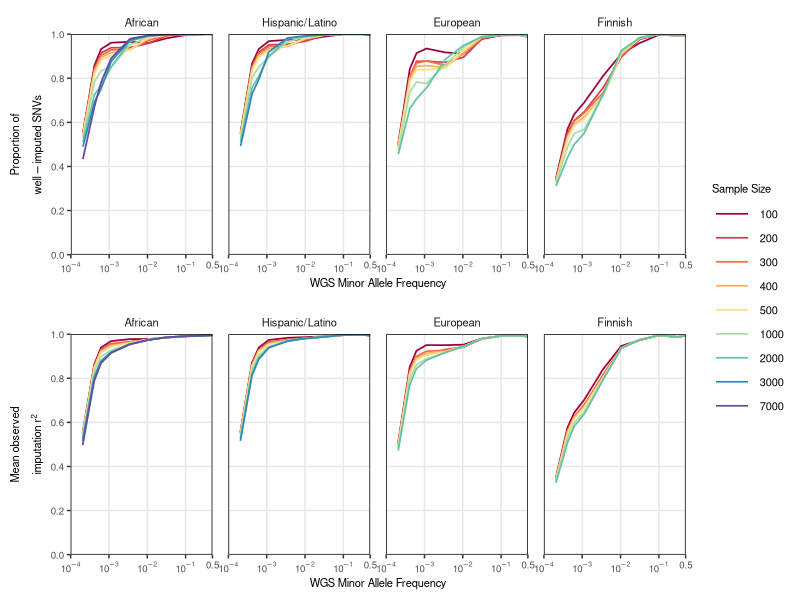

The R script that drew this image:
library(data.table)
library(ggplot2)
library(reshape2)
library(gridExtra)

metsim=fread("../analyses/downsample/metsim.all_mean.tab")
metsim=metsim[c(which(abs(metsim$MAF-0.0002)==min(abs(metsim$MAF-0.0002))),which(abs(metsim$MAF-0.0004)==min(abs(metsim$MAF-0.0004))),which(abs(metsim$MAF-0.0006)==min(abs(metsim$MAF-0.0006))),which(abs(metsim$MAF-0.001)==min(abs(metsim$MAF-0.001))),which(abs(metsim$MAF-0.0032)==min(abs(metsim$MAF-0.0032))),which(abs(metsim$MAF-0.01)==min(abs(metsim$MAF-0.01))),which(abs(metsim$MAF-0.0316)==min(abs(metsim$MAF-0.0316))),which(abs(metsim$MAF-0.1)==min(abs(metsim$MAF-0.1))),which(abs(metsim$MAF-0.316)==min(abs(metsim$MAF-0.316))),which(abs(metsim$MAF-0.5)==min(abs(metsim$MAF-0.5)))),]
metsim=melt(metsim, id="MAF")
metsim$Ancestry=rep("Finnish", nrow(metsim))

biome=fread("../analyses/downsample/biome.all_mean.tab")
biome=biome[c(which(abs(biome$MAF-0.0002)==min(abs(biome$MAF-0.0002))),which(abs(biome$MAF-0.0004)==min(abs(biome$MAF-0.0004))),which(abs(biome$MAF-0.0006)==min(abs(biome$MAF-0.0006))),which(abs(biome$MAF-0.001)==min(abs(biome$MAF-0.001))),which(abs(biome$MAF-0.0032)==min(abs(biome$MAF-0.0032))),which(abs(biome$MAF-0.01)==min(abs(biome$MAF-0.01))),which(abs(biome$MAF-0.0316)==min(abs(biome$MAF-0.0316))),which(abs(biome$MAF-0.1)==min(abs(biome$MAF-0.1))),which(abs(biome$MAF-0.316)==min(abs(biome$MAF-0.316))),which(abs(biome$MAF-0.5)==min(abs(biome$MAF-0.5)))),]
biome=melt(biome, id="MAF")
biome$Ancestry=rep("Hispanic/Latino", nrow(biome))

inpsyght=fread("../analyses/downsample/inpsyght.all_mean.tab")
inpsyght=inpsyght[c(which(abs(inpsyght$MAF-0.0002)==min(abs(inpsyght$MAF-0.0002))),which(abs(inpsyght$MAF-0.0004)==min(abs(inpsyght$MAF-0.0004))),which(abs(inpsyght$MAF-0.0006)==min(abs(inpsyght$MAF-0.0006))),which(abs(inpsyght$MAF-0.001)==min(abs(inpsyght$MAF-0.001))),which(abs(inpsyght$MAF-0.0032)==min(abs(inpsyght$MAF-0.0032))),which(abs(inpsyght$MAF-0.01)==min(abs(inpsyght$MAF-0.01))),which(abs(inpsyght$MAF-0.0316)==min(abs(inpsyght$MAF-0.0316))),which(abs(inpsyght$MAF-0.1)==min(abs(inpsyght$MAF-0.1))),which(abs(inpsyght$MAF-0.316)==min(abs(inpsyght$MAF-0.316))),which(abs(inpsyght$MAF-0.5)==min(abs(inpsyght$MAF-0.5)))),]
inpsyght=melt(inpsyght, id="MAF")
inpsyght$Ancestry=rep("African", nrow(inpsyght))

mlof=fread("../analyses/downsample/mlof.all_mean.tab")
mlof=mlof[c(which(abs(mlof$MAF-0.0002)==min(abs(mlof$MAF-0.0002))),which(abs(mlof$MAF-0.0004)==min(abs(mlof$MAF-0.0004))),which(abs(mlof$MAF-0.0006)==min(abs(mlof$MAF-0.0006))),which(abs(mlof$MAF-0.001)==min(abs(mlof$MAF-0.001))),which(abs(mlof$MAF-0.0032)==min(abs(mlof$MAF-0.0032))),which(abs(mlof$MAF-0.01)==min(abs(mlof$MAF-0.01))),which(abs(mlof$MAF-0.0316)==min(abs(mlof$MAF-0.0316))),which(abs(mlof$MAF-0.1)==min(abs(mlof$MAF-0.1))),which(abs(mlof$MAF-0.316)==min(abs(mlof$MAF-0.316))),which(abs(mlof$MAF-0.5)==min(abs(mlof$MAF-0.5)))),]
mlof=melt(mlof, id="MAF")
mlof$Ancestry=rep("European", nrow(mlof))

all=rbind(biome, mlof, inpsyght,metsim)
all$`Sample Size`=as.factor(as.numeric(substr(as.character(all$variable),2,5)))
all=all[which(!is.element(all$`Sample Size`, c(4000,5000,6000))),]
ybrks<-c(0,0.2,0.4,0.6,0.8,1)
brks<-c(0.5, 0.1, 0.01,0.001,0.0001)
labs=c(expression(0.5),expression(10^-1), expression(10^-2), expression(10^-3),expression(10^-4))
all$Ancestry=factor(all$Ancestry, levels=c("African","Hispanic/Latino","European","Finnish"))

#Panel B
b=ggplot(all, aes(x=MAF, y=value, color=`Sample Size`))+scale_x_log10(breaks=brks, labels=labs, limits=c(1e-4,0.5),expand=c(0,0))+scale_y_continuous(breaks=ybrks,limits=c(0,1), expand=c(0,0))+theme_bw()+facet_grid(.~Ancestry)+theme(panel.grid.major=element_line(colour="#e7e7e7"),panel.grid.minor=element_blank(),strip.text=element_text(size=8), axis.title=element_text(size=8), axis.text=element_text(size=7), panel.spacing.y=unit(0.7, "lines"), panel.spacing.x=unit(0.8,"lines"),panel.border=element_rect(color="black"),strip.background=element_rect(fill="white",color=NA),plot.margin=unit(c(0.5,0.5,0.5,0.5), "lines"), legend.position="none")+geom_line(aes(group=`Sample Size`), size=0.6)+xlab("WGS Minor Allele Frequency")+ylab(expression(atop(Mean~observed,paste(imputation~r^2))))+scale_color_manual(values=c("#9e0142","#d53e4f","#f46d43","#fdae61","#fee08b","#abdda4","#66c2a5","#3288bd","#5e4fa2"))

#####
metsim=fread("../analyses/downsample/metsim.all_perc8.tab")
metsim=metsim[c(which(abs(metsim$MAF-0.0002)==min(abs(metsim$MAF-0.0002))),which(abs(metsim$MAF-0.0004)==min(abs(metsim$MAF-0.0004))),which(abs(metsim$MAF-0.0006)==min(abs(metsim$MAF-0.0006))),which(abs(metsim$MAF-0.001)==min(abs(metsim$MAF-0.001))),which(abs(metsim$MAF-0.0032)==min(abs(metsim$MAF-0.0032))),which(abs(metsim$MAF-0.01)==min(abs(metsim$MAF-0.01))),which(abs(metsim$MAF-0.0316)==min(abs(metsim$MAF-0.0316))),which(abs(metsim$MAF-0.1)==min(abs(metsim$MAF-0.1))),which(abs(metsim$MAF-0.316)==min(abs(metsim$MAF-0.316))),which(abs(metsim$MAF-0.5)==min(abs(metsim$MAF-0.5)))),]
metsim=melt(metsim, id="MAF")
metsim$Ancestry=rep("Finnish", nrow(metsim))

biome=fread("../analyses/downsample/biome.all_perc8.tab")
biome=biome[c(which(abs(biome$MAF-0.0002)==min(abs(biome$MAF-0.0002))),which(abs(biome$MAF-0.0004)==min(abs(biome$MAF-0.0004))),which(abs(biome$MAF-0.0006)==min(abs(biome$MAF-0.0006))),which(abs(biome$MAF-0.001)==min(abs(biome$MAF-0.001))),which(abs(biome$MAF-0.0032)==min(abs(biome$MAF-0.0032))),which(abs(biome$MAF-0.01)==min(abs(biome$MAF-0.01))),which(abs(biome$MAF-0.0316)==min(abs(biome$MAF-0.0316))),which(abs(biome$MAF-0.1)==min(abs(biome$MAF-0.1))),which(abs(biome$MAF-0.316)==min(abs(biome$MAF-0.316))),which(abs(biome$MAF-0.5)==min(abs(biome$MAF-0.5)))),]
biome=melt(biome, id="MAF")
biome$Ancestry=rep("Hispanic/Latino", nrow(biome))

inpsyght=fread("../analyses/downsample/inpsyght.all_perc8.tab")
inpsyght=inpsyght[c(which(abs(inpsyght$MAF-0.0002)==min(abs(inpsyght$MAF-0.0002))),which(abs(inpsyght$MAF-0.0004)==min(abs(inpsyght$MAF-0.0004))),which(abs(inpsyght$MAF-0.0006)==min(abs(inpsyght$MAF-0.0006))),which(abs(inpsyght$MAF-0.001)==min(abs(inpsyght$MAF-0.001))),which(abs(inpsyght$MAF-0.0032)==min(abs(inpsyght$MAF-0.0032))),which(abs(inpsyght$MAF-0.01)==min(abs(inpsyght$MAF-0.01))),which(abs(inpsyght$MAF-0.0316)==min(abs(inpsyght$MAF-0.0316))),which(abs(inpsyght$MAF-0.1)==min(abs(inpsyght$MAF-0.1))),which(abs(inpsyght$MAF-0.316)==min(abs(inpsyght$MAF-0.316))),which(abs(inpsyght$MAF-0.5)==min(abs(inpsyght$MAF-0.5)))),]
inpsyght=melt(inpsyght, id="MAF")
inpsyght$Ancestry=rep("African", nrow(inpsyght))

mlof=fread("../analyses/downsample/mlof.all_perc8.tab")
mlof=mlof[c(which(abs(mlof$MAF-0.0002)==min(abs(mlof$MAF-0.0002))),which(abs(mlof$MAF-0.0004)==min(abs(mlof$MAF-0.0004))),which(abs(mlof$MAF-0.0006)==min(abs(mlof$MAF-0.0006))),which(abs(mlof$MAF-0.001)==min(abs(mlof$MAF-0.001))),which(abs(mlof$MAF-0.0032)==min(abs(mlof$MAF-0.0032))),which(abs(mlof$MAF-0.01)==min(abs(mlof$MAF-0.01))),which(abs(mlof$MAF-0.0316)==min(abs(mlof$MAF-0.0316))),which(abs(mlof$MAF-0.1)==min(abs(mlof$MAF-0.1))),which(abs(mlof$MAF-0.316)==min(abs(mlof$MAF-0.316))),which(abs(mlof$MAF-0.5)==min(abs(mlof$MAF-0.5)))),]
mlof=melt(mlof, id="MAF")
mlof$Ancestry=rep("European", nrow(mlof))

all=rbind(biome, mlof, inpsyght,metsim)
all$`Sample Size`=as.factor(as.numeric(substr(as.character(all$variable),2,5)))
all=all[which(!is.element(all$`Sample Size`, c(4000,5000,6000))),]
ybrks<-c(0,0.2,0.4,0.6,0.8,1)
brks<-c(0.5, 0.1, 0.01,0.001,0.0001)
labs=c(expression(0.5),expression(10^-1), expression(10^-2), expression(10^-3),expression(10^-4))
all$Ancestry=factor(all$Ancestry, levels=c("African","Hispanic/Latino","European","Finnish"))

#Panel A
a=ggplot(all, aes(x=MAF, y=value, color=`Sample Size`))+scale_x_log10(breaks=brks, labels=labs, limits=c(1e-4,0.5),expand=c(0,0))+scale_y_continuous(breaks=ybrks,limits=c(0,1), expand=c(0,0))+theme_bw()+facet_grid(.~Ancestry)+theme(panel.grid.major=element_line(colour="#e7e7e7"),panel.grid.minor=element_blank(),panel.spacing.y=unit(0.7, "lines"), panel.spacing.x=unit(0.8,"lines"),strip.text=element_text(size=8), axis.title=element_text(size=8), axis.text=element_text(size=7), panel.border=element_rect(color="black"),strip.background=element_rect(fill="white",color=NA), plot.margin=unit(c(0.5,0.5,0.5,0.5), "lines"), legend.margin=unit(c(0.5,0.5,0.5,0.5),"lines"), legend.key.width=unit(2, "lines"),legend.text=element_text(size=8), legend.title=element_text(size=8))+geom_line(aes(group=`Sample Size`), size=0.6)+xlab("WGS Minor Allele Frequency")+ylab(expression(atop(Proportion~of,well-imputed~SNVs)))+scale_color_manual(values=c("#9e0142","#d53e4f","#f46d43","#fdae61","#fee08b","#abdda4","#66c2a5","#3288bd","#5e4fa2"))

get_legend<-function(myggplot){
  tmp <- ggplot_gtable(ggplot_build(myggplot))
  leg <- which(sapply(tmp$grobs, function(x) x$name) == "guide-box")
  legend <- tmp$grobs[[leg]]
  return(legend)
}

legend=get_legend(a)
a=a+theme(legend.position="none")
tiff(file="~/FigS1.tiff", height=100, width=174, units="mm", res=300)
grid.arrange(ggplotGrob(a),ggplotGrob(b), legend, layout_matrix=rbind(c(1,1,3),c(2,2,3)), widths=c(1,1,0.3))
dev.off()



